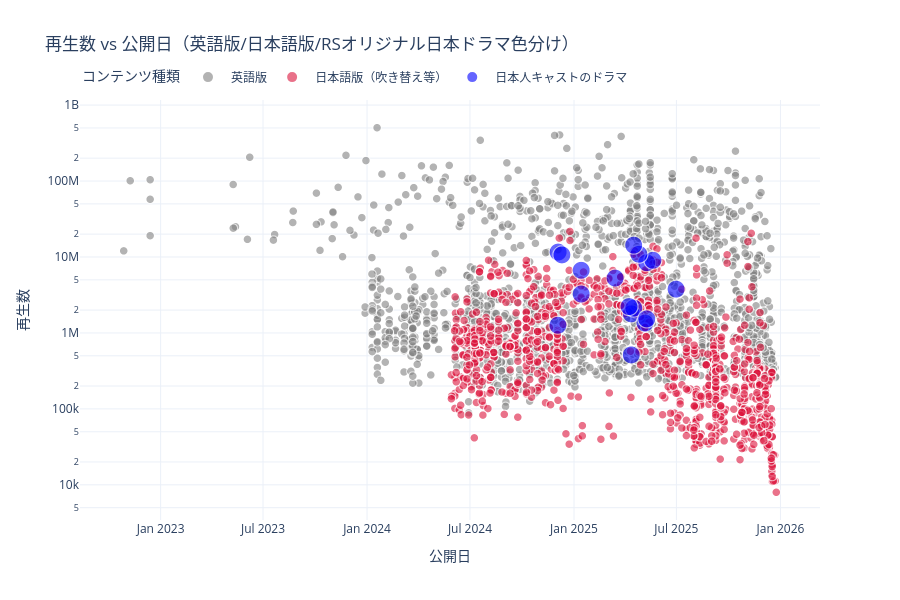

The cell this chart's notebook holds for it:
### Code cell
#  再生数 vs 公開日（両言語比較 + RSオリジナル日本ドラマ色分け）
# カラーマップが反映されない理由を調査するため、値やカテゴリ名のズレもチェック

if 'df_en' not in dir() or df_en is None:
    print("⚠️ 英語版データ(df_en)が読み込まれていません")
    print("   → 先に「10. 英語版 vs 日本語版 比較分析」セクションを実行してください")
elif len(df_en) > 0:
    # 日本語版データ準備
    df_ja_plot = df[df['release_date'].notna()].copy()

    # RSオリジナル日本ドラマ判定（is_japanese_castフラグを使用）
    df_ja_plot['content_type'] = df_ja_plot['is_japanese_cast'].map({
        True: ' 日本人キャストのドラマ',
        False: ' 日本語版（吹き替え等）'
    })

    # 英語版データ準備
    df_en_plot = df_en[df_en['release_date'].notna()].copy()
    df_en_plot['content_type'] = ' 英語版'

    # 点の大きさ列 (日本人キャストだけ大きく)
    def get_marker_size(row):
        if row['content_type'] == ' 日本人キャストのドラマ':
            return 9  # 大きな点
        elif row['content_type'] == ' 英語版':
            return 2   # デフォルト点サイズ
        elif row['content_type'] == ' 日本語版（吹き替え等）':
            return 2
        else:
            return 2

    # 結合
    df_scatter = pd.concat([
        df_en_plot[['title', 'read_count', 'release_date', 'content_type']],
        df_ja_plot[['title', 'read_count', 'release_date', 'content_type']]
    ])
    df_scatter['marker_size'] = df_scatter.apply(get_marker_size, axis=1)

    # 値を確認してからカラーマップ定義し、不一致対策する
    print(f" color_map用カテゴリ値一覧: {df_scatter['content_type'].unique()}")
    # [' 英語版' ' 日本人キャストのドラマ' ' 日本語版（吹き替え等）']

    # カラーマップ（日本キャストを圧倒的に目立たせる）
    color_map = {
        ' 日本人キャストのドラマ': 'blue',      # ★ 真っ赤（最も目立つ）
        ' 英語版': 'grey',             # ビビッドなブルー（英語版）
        ' 日本語版（吹き替え等）': 'crimson'   # オレンジ（日本語版）
    }

    # px.scatterのcolor/categoriesがcolor_mapのキーに完全一致している必要あり
    # カテゴリがNaNや想定外の場合には値を明示チェック
    unmatched = set(df_scatter['content_type'].unique()) - set(color_map.keys())
    if unmatched:
        print("⚠️ color_mapに未定義のカテゴリ: ", unmatched)

    # PlotlyExpressのscatterでmarker sizeを反映
    fig = px.scatter(
        df_scatter,
        x='release_date',
        y='read_count',
        color='content_type',
        hover_name='title',
        hover_data={'read_count': ':,'},
        title=' 再生数 vs 公開日（英語版/日本語版/RSオリジナル日本ドラマ色分け）',
        labels={
            'read_count': '再生数',
            'release_date': '公開日',
            'content_type': 'コンテンツ種類'
        },
        log_y=True,
        opacity=0.6,
        color_discrete_map=color_map, # 完全一致した場合のみカラーマップ適用される
        size='marker_size',   # <-- ここで点の大きさを指定
        size_max=18           # 最大サイズ（日本人キャストを目立たせる）
    )

    fig.update_layout(
        height=600,
        template='plotly_white',
        legend=dict(orientation='h', yanchor='bottom', y=1.02)
    )

    fig.show()

    # 統計表示
    print('\n コンテンツ種類別統計:')
    for ct in color_map.keys():
        subset = df_scatter[df_scatter['content_type'] == ct]
        print(f"  {ct}: {len(subset):,}作品, 平均再生数: {subset['read_count'].mean():,.0f}")

### Figure 1 — Plotly figure (JSON) as saved in the notebook; plotly's stock layout.template omitted (floating-point values rounded to 4 significant figures; data arrays with more than 128 entries replaced by an {"elided": "..."} marker saying what was removed)
{"data": [{"hovertemplate": "<b>%{hovertext}</b><br><br>コンテンツ種類= 英語版<br>公開日=%{x}<br>再生数=%{y:,}<br>marker_size=%{marker.size}<extra></extra>", "hovertext": {"elided": "1827 str values"}, "legendgroup": " 英語版", "marker": {"color": "grey", "opacity": 0.6, "size": {"elided": "1827 int values"}, "sizemode": "area", "sizeref": 0.02778, "symbol": "circle"}, "mode": "markers", "name": " 英語版", "showlegend": true, "type": "scattergl", "x": {"elided": "1827 str values"}, "xaxis": "x", "y": {"elided": "1827 int values"}, "yaxis": "y"}, {"hovertemplate": "<b>%{hovertext}</b><br><br>コンテンツ種類= 日本語版（吹き替え等）<br>公開日=%{x}<br>再生数=%{y:,}<br>marker_size=%{marker.size}<extra></extra>", "hovertext": {"elided": "1009 str values"}, "legendgroup": " 日本語版（吹き替え等）", "marker": {"color": "crimson", "opacity": 0.6, "size": {"elided": "1009 int values"}, "sizemode": "area", "sizeref": 0.02778, "symbol": "circle"}, "mode": "markers", "name": " 日本語版（吹き替え等）", "showlegend": true, "type": "scattergl", "x": {"elided": "1009 str values"}, "xaxis": "x", "y": {"elided": "1009 int values"}, "yaxis": "y"}, {"hovertemplate": "<b>%{hovertext}</b><br><br>コンテンツ種類= 日本人キャストのドラマ<br>公開日=%{x}<br>再生数=%{y:,}<br>marker_size=%{marker.size}<extra></extra>", "hovertext": ["もう一度、君に恋をする", "消防士の元夫、悔恨の炎に焼かれて", "無職の夫は大富豪だった件!", "ダイヤモンドの再会", "銃と金とクリスマス", "財閥令嬢様の二重生活", "ケーキ職人のワタシが大富豪と偽装結婚した話", "禁断の誘い～彼のものに～", "Yesから始まるラブストーリー", "負け犬の私がバージンを捨てる！", "嫌いなアイツの専属メイド!?", "一目惚れ！今すぐ結婚してくれますか？", "冷酷御曹司の愛妻計画", "帰ってきたお嬢様", "せめて最後に愛のキスを", "奪われたプリマバレリーナ", "令嬢決戦！私こそが学園のクイーン"], "legendgroup": " 日本人キャストのドラマ", "marker": {"color": "blue", "opacity": 0.6, "size": [9, 9, 9, 9, 9, 9, 9, 9, 9, 9, 9, 9, 9, 9, 9, 9, 9], "sizemode": "area", "sizeref": 0.02778, "symbol": "circle"}, "mode": "markers", "name": " 日本人キャストのドラマ", "showlegend": true, "type": "scattergl", "x": ["2025-04-12T05:03:11.000000000", "2025-06-30T11:36:02.000000000", "2025-03-14T14:46:55.000000000", "2024-12-03T21:09:42.000000000", "2025-05-09T12:03:57.000000000", "2024-12-10T12:18:56.000000000", "2025-04-16T16:12:31.000000000", "2025-05-06T11:06:45.000000000", "2024-12-03T11:04:26.000000000", "2025-05-09T12:02:06.000000000", "2025-05-20T10:59:00.000000000", "2025-04-08T05:26:38.000000000", "2025-04-25T15:21:26.000000000", "2025-01-13T15:21:05.000000000", "2025-01-13T15:18:56.000000000", "2025-04-12T04:29:41.000000000", "2025-04-16T12:15:28.000000000"], "xaxis": "x", "y": [1782719, 3772827, 5272080, 11598430, 8405779, 10659154, 2120927, 1348076, 1262315, 1530179, 9049960, 2222828, 10861430, 3254218, 6680386, 513933, 14320934], "yaxis": "y"}], "layout": {"height": 600, "legend": {"itemsizing": "constant", "orientation": "h", "title": {"text": "コンテンツ種類"}, "tracegroupgap": 0, "y": 1.02, "yanchor": "bottom"}, "title": {"text": " 再生数 vs 公開日（英語版/日本語版/RSオリジナル日本ドラマ色分け）"}, "xaxis": {"anchor": "y", "domain": [0, 1], "title": {"text": "公開日"}}, "yaxis": {"anchor": "x", "domain": [0, 1], "title": {"text": "再生数"}, "type": "log"}}}
